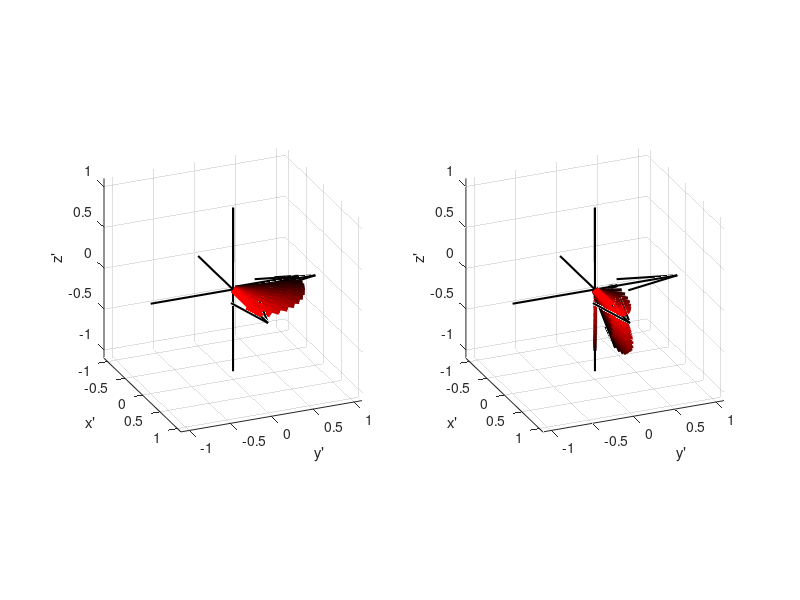

MATLAB code to generate this figure:
clear
alpha = pi/180*70

I=10

    figure(1)
    for i=1:2
    subplot(1,2,i)
    hold off
    quiver3(-1,0,0,2,0,0,1,'Color',[0 0 0],'LineWidth',1.5)
    hold on
    quiver3(0,-1,0,0,2,0,1,'Color',[0 0 0],'LineWidth',1.5)
    quiver3(0,0,-1,0,0,2,1,'Color',[0 0 0],'LineWidth',1.5)
    xlabel('x''')
    ylabel('y''')
    zlabel('z''')
    grid on
    hold on
    end
for i=0:I
    theta = pi/2/I*i
    x = [0 1 0]'*.8
    R2 = [cos(theta) sin(theta) 0
         -sin(theta) cos(theta) 0
         0 0 1]
    x=R2*x
    R = [1 0 0
        0 cos(alpha) sin(alpha)
        0 -sin(alpha) cos(alpha)]
    x2 = R*x
    subplot(1,2,1)
    quiver3(0,0,0,x(1),x(2),x(3),1,'Color',[1 0 0]*i/I,'LineWidth',5)
    quiver3(0,0,0,x(1),x(2),0,1,'Color',[1 0 0]*i/I,'LineWidth',2)
    quiver3(0,0,0,0,0,x(3),1,'Color',[1 0 0]*i/I,'LineWidth',2)

    subplot(1,2,2)
    quiver3(0,0,0,x2(1),x2(2),x2(3),1,'Color',[1 0 0]*i/I,'LineWidth',5)
    quiver3(0,0,0,x2(1),x2(2),0,1,'Color',[1 0 0]*i/I,'LineWidth',2)
    quiver3(0,0,0,0,0,x2(3),1,'Color',[1 0 0]*i/I,'LineWidth',2)
end
    for i=1:2
    subplot(1,2,i)
axis equal
axis([-1 1 -1 1 -1 1]*1.1)
view([  67 24])
    end